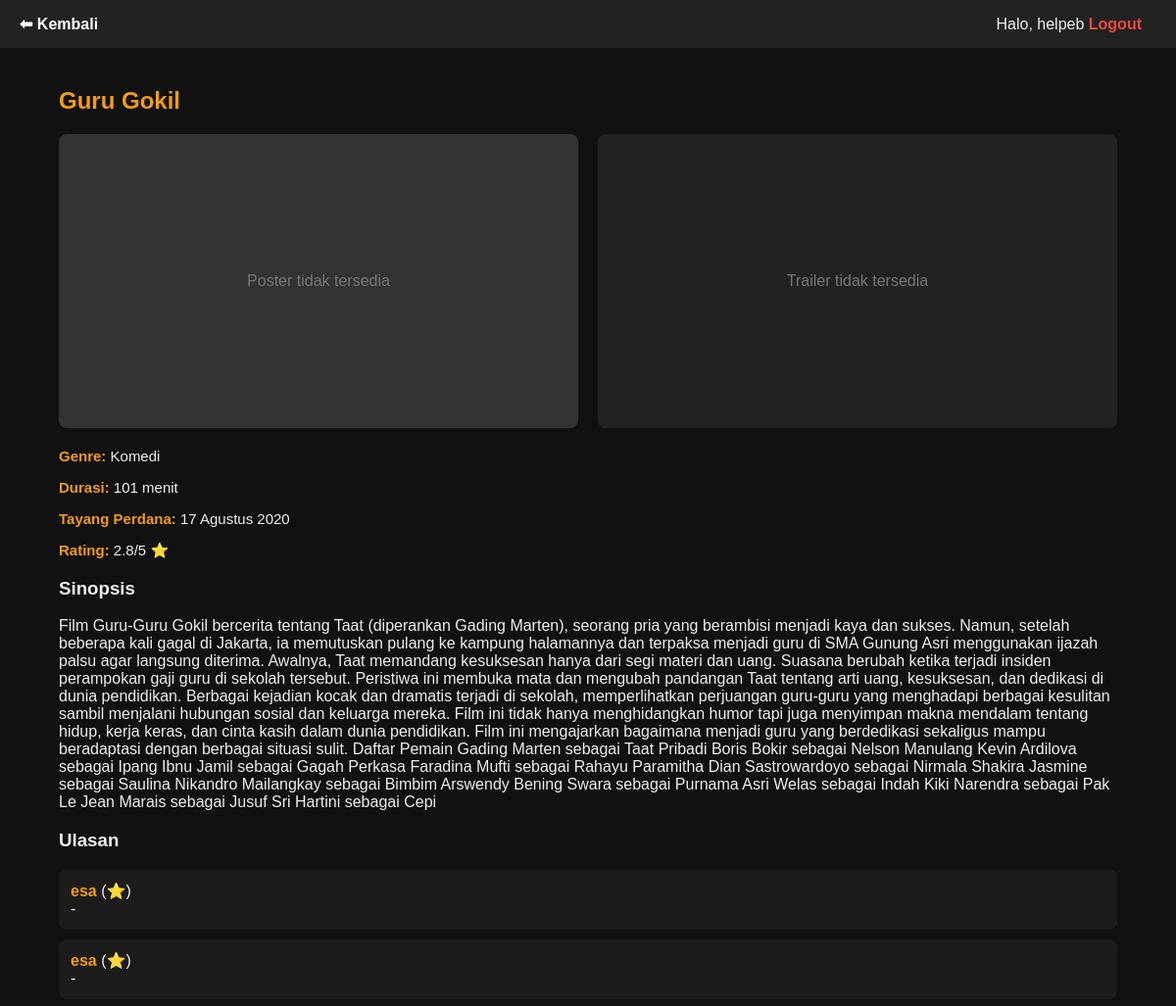
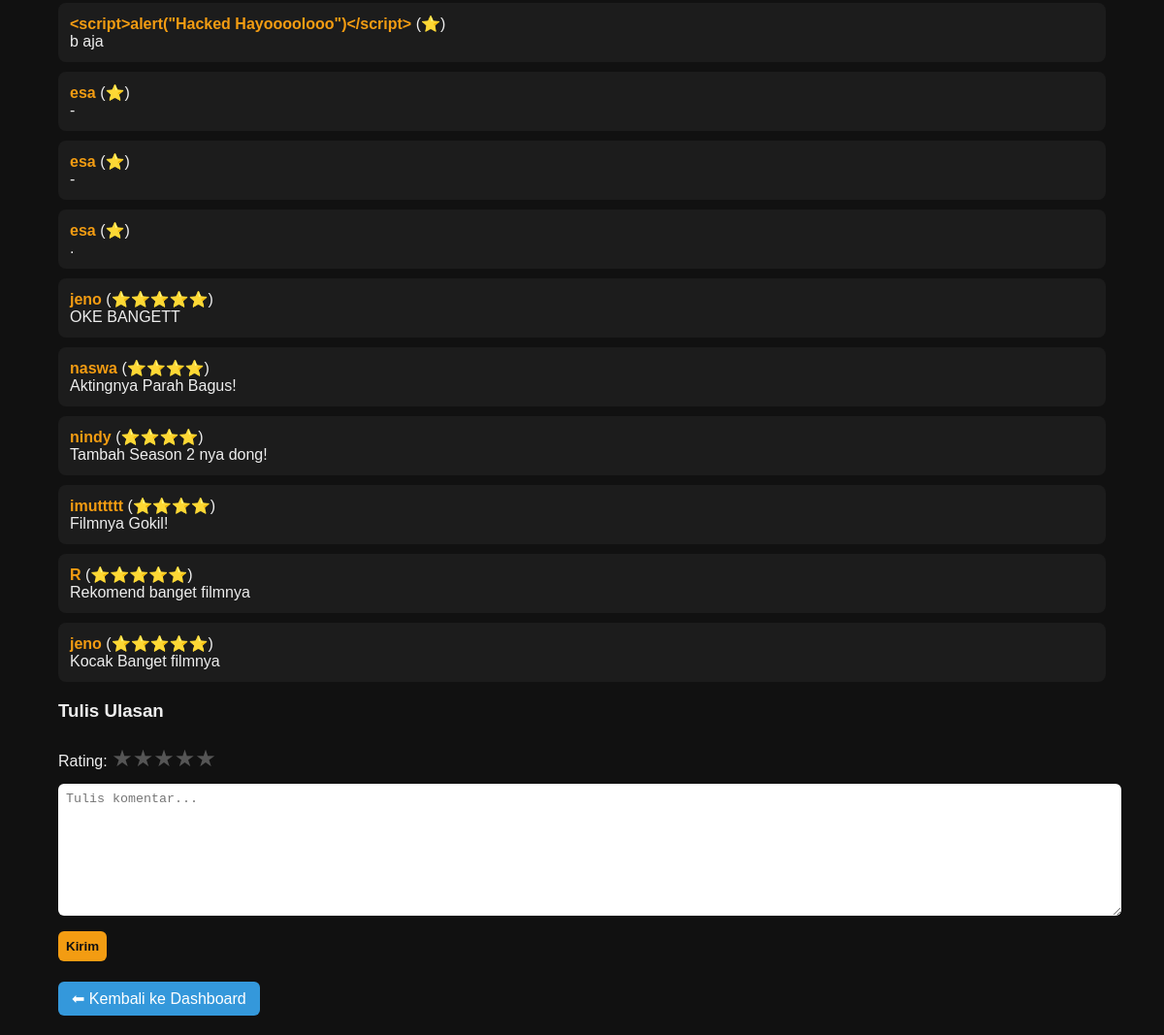
Page /detail_film.php?id=9 (signed in) on the committed database (2 pictures, top to bottom).
### tables this page shows
CREATE TABLE films(
id INTEGER PRIMARY KEY AUTOINCREMENT,
judul TEXT NOT NULL,
genre TEXT NOT NULL,
durasi TEXT NOT NULL,
jadwal TEXT NOT NULL,
sinopsis TEXT,
poster TEXT,
trailer TEXT
);

CREATE TABLE ratings(
id INTEGER PRIMARY KEY AUTOINCREMENT,
username TEXT,
rating INTEGER,
komentar TEXT,
film_id INTEGER,
FOREIGN KEY (film_id) REFERENCES films(id)
);

### detail_film.php (the view, shortened to what this page needs)
<?php
include 'koneksi.php';
$id = (int)($_GET['id'] ?? 0);
$stmt = $koneksi->prepare("SELECT * FROM films WHERE id=?");
$stmt->execute([$id]);
$film = $stmt->fetch(PDO::FETCH_ASSOC);
$sinopsis = $film['sinopsis'];
$stmt = $koneksi->prepare("SELECT AVG(rating) as avg_rating FROM ratings WHERE film_id=?");
$stmt->execute([$id]);
$avg = $stmt->fetch(PDO::FETCH_ASSOC)['avg_rating'] ?? 0;
$stmt = $koneksi->prepare("SELECT * FROM ratings WHERE film_id=? ORDER BY id DESC");
$stmt->execute([$id]);
$ulasan = $stmt->fetchAll(PDO::FETCH_ASSOC);
$posterPath = '';
$trailerPath = '';
$backLink = "index.php";
if (isset($_SESSION['role'])) {
    if ($_SESSION['role'] == 'admin') {
        $backLink = "dashboard_admin.php";
    } else {
        $backLink = "dashboard_users.php";
    }
}
?>
<!DOCTYPE html>
<html lang="id">
<head>
</head>
<body>
<div class="topbar">
    <div><a href="<?php echo $backLink; ?>">⬅ Kembali</a></div>
    <div>
        <?php if (isset($_SESSION['username'])): ?>
            <span>Halo, <?php echo htmlspecialchars($_SESSION['username']); ?></span>
            <a href="logout.php" style="color:#e74c3c;">Logout</a>
        <?php else: ?>
            <a href="login.php">Login</a>
        <?php endif; ?>
    </div>
</div>
<div class="container">
    <h2><?php echo htmlspecialchars($film['judul']); ?></h2>
    <div class="media-container">
        <div>
            <?php if($posterPath): ?>
                <img src="<?php echo $posterPath; ?>" alt="<?php echo htmlspecialchars($film['judul']); ?>" class="poster">
            <?php else: ?>
                <div class="no-poster">Poster tidak tersedia</div>
            <?php endif; ?>
        </div>
        <div>
            <?php if(!empty($trailerPath)): ?>
                <video controls autoplay muted loop poster="<?php echo $posterPath; ?>">
                    <source src="<?php echo $trailerPath; ?>" type="video/mp4">
                    Browser Anda tidak mendukung pemutaran video.
                </video>
            <?php else: ?>
                <div class="no-trailer">Trailer tidak tersedia</div>
            <?php endif; ?>
        </div>
    </div>
    <div class="info">
        <p><strong>Genre:</strong> <?php echo htmlspecialchars($film['genre']); ?></p>
        <p><strong>Durasi:</strong> <?php echo htmlspecialchars($film['durasi']); ?> menit</p>
        <p><strong>Tayang Perdana:</strong> <?php echo htmlspecialchars($film['jadwal']); ?></p>
        <p><strong>Rating:</strong> <?php echo round($avg,1); ?>/5 ⭐</p>
    </div>
    <h3>Sinopsis</h3>
    <?php if(isset($_SESSION['role']) && $_SESSION['role']=='admin'): ?>
        <form method="post">
            <textarea name="sinopsis"><?php echo htmlspecialchars($sinopsis); ?></textarea><br>
        </form>
    <?php else: ?>
        <p><?php echo !empty($sinopsis) ? nl2br(htmlspecialchars($sinopsis)) : '<i>Belum ada deskripsi</i>'; ?></p>
    <?php endif; ?>
    <h3>Ulasan</h3>
    <?php foreach($ulasan as $u): ?>
        <div class="box">
            <strong><?php echo htmlspecialchars($u['username']); ?></strong>
            (<?php echo str_repeat("⭐",$u['rating']); ?>)<br>
            <?php echo nl2br(htmlspecialchars($u['komentar'])); ?>
        </div>
    <?php endforeach; ?>
    <?php if(isset($_SESSION['username'])): ?>
        <h3>Tulis Ulasan</h3>
        <form method="post">
            <label>Rating:</label>
            <div class="star-rating">
                <input type="radio" id="star5" name="rating" value="5"><label for="star5">★</label>
                <input type="radio" id="star4" name="rating" value="4"><label for="star4">★</label>
                <input type="radio" id="star3" name="rating" value="3"><label for="star3">★</label>
                <input type="radio" id="star2" name="rating" value="2"><label for="star2">★</label>
                <input type="radio" id="star1" name="rating" value="1"><label for="star1">★</label>
            </div>
            <textarea name="komentar" placeholder="Tulis komentar..." required></textarea><br>
            <button type="submit">Kirim</button>
        </form>
    <?php else: ?>
        <p><a href="login.php">Login</a> untuk memberi komentar.</p>
    <?php endif; ?>
    <a href="<?php echo $backLink; ?>" class="back-btn">⬅ Kembali ke Dashboard</a>
</div>
</body>
</html>

### detail_film.php (style rules this page uses)
body { font-family: Arial, sans-serif; margin:0; background:#111; color:#eee; }
.container { width:90%; max-width:1200px; margin:auto; padding:20px; }
.topbar { background:#222; padding:15px 20px; display:flex; justify-content:space-between; align-items:center; }
.topbar a { color:#fff; margin-right:15px; text-decoration:none; font-weight:bold; }
h2 { color:#f39c12; margin-top:20px; }
.no-poster, .no-trailer { width:100%; height:300px; background:#333; color:#777; display:flex; align-items:center; justify-content:center; border-radius:8px; }
.no-trailer { background:#222; }
.info { margin:15px 0; font-size:15px; }
.info strong { color:#f39c12; }
textarea { width:100%; height:120px; border-radius:6px; border:none; padding:8px; margin:6px 0; resize:vertical; }
select, button { padding:8px; border:none; border-radius:6px; margin:6px 0; }
button { background:#f39c12; color:#111; font-weight:bold; cursor:pointer; }
.box { background:#1c1c1c; padding:12px; border-radius:8px; margin:10px 0; }
.box strong { color:#f39c12; }
.back-btn { display:inline-block; margin-top:15px; background:#3498db; color:#fff; padding:8px 14px; border-radius:6px; text-decoration:none; }
.media-container { display:flex; gap:20px; flex-wrap:wrap; margin-bottom:20px; }
.media-container > div { flex:1 1 300px; }
.star-rating { direction: rtl; display: inline-flex; font-size: 24px; margin:6px 0; }
.star-rating label { color:#555; cursor:pointer; transition:color 0.2s; }

### rows in the picture
films: judul "Guru Gokil", genre "Komedi", durasi "101", jadwal "17 Agustus 2020", sinopsis "Film Guru-Guru Gokil bercerita tentang Taat (diperankan Gading Marten), seorang pria yang berambisi menjadi kaya dan sukses. Namun, setelah beberapa kali gagal di Jakarta, ia memutuskan pulang ke kampung halamannya dan terpaksa menjadi guru di SMA Gunung Asri menggunakan ijazah palsu agar langsung diterima. Awalnya, Taat memandang kesuksesan hanya dari segi materi dan uang. Suasana berubah ketika terjadi insiden perampokan gaji guru di sekolah tersebut. Peristiwa ini membuka mata dan mengubah pandangan Taat tentang arti uang, kesuksesan, dan dedikasi di dunia pendidikan. Berbagai kejadian kocak dan dramatis terjadi di sekolah, memperlihatkan perjuangan guru-guru yang menghadapi berbagai…"
ratings: username "esa", rating "⭐", komentar "-"
ratings: username "esa", rating "⭐", komentar "-"
ratings: username "<script>alert(\"Hacked Hayoooolooo\")</script>", rating "⭐", komentar "b aja"
ratings: username "esa", rating "⭐", komentar "-"
ratings: username "esa", rating "⭐", komentar "-"
ratings: username "esa", rating "⭐", komentar "."
ratings: username "jeno", rating "⭐⭐⭐⭐⭐", komentar "OKE BANGETT"
ratings: username "naswa", rating "⭐⭐⭐⭐", komentar "Aktingnya Parah Bagus!"
ratings: username "nindy", rating "⭐⭐⭐⭐", komentar "Tambah Season 2 nya dong!"
ratings: username "imuttttt", rating "⭐⭐⭐⭐", komentar "Filmnya Gokil!"
ratings: username "R", rating "⭐⭐⭐⭐⭐", komentar "Rekomend banget filmnya"
ratings: username "jeno", rating "⭐⭐⭐⭐⭐", komentar "Kocak Banget filmnya"

### other values in the picture
$_SESSION['username'] "helpeb"
$avg "2.8"
